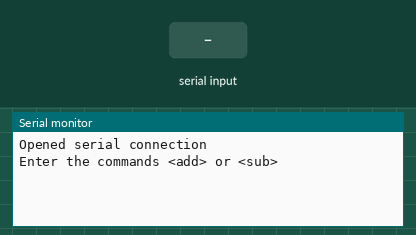
Simulated run of this sketch. Board: Arduino Uno, built with avr-gcc and run on an emulated ATmega328P. On the bench: the last lines printed to the serial monitor. The test bench sets the inputs (shaded band).

Above: at 1.2 s.
1.3 s: "add" received over Serial
At 3.3 s:
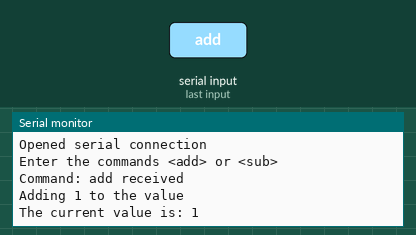
3.9 s: "sub" received over Serial
At 5.8 s:
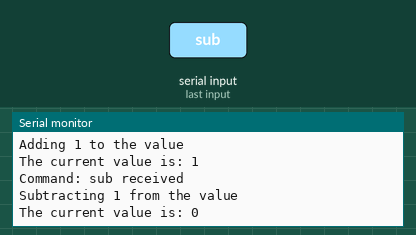
6.4 s: "1" received over Serial
At 8.9 s:
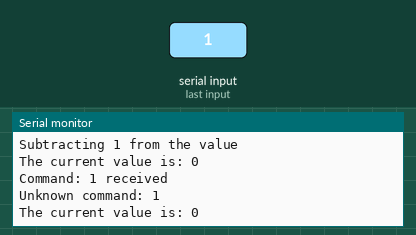

Measured:
- after the input at 1.3 s, the serial monitor: prints a new line after 1.1 s (image 1)
- after the input at 3.9 s, the serial monitor: prints a new line after 1.0 s (image 2)
- after the input at 6.4 s, the serial monitor: prints a new line after 1.0 s (image 3)

The sketch:

Serial_IO_Theory.ino
```cpp
#define INPUT_DELAY 100 //Specifies how often we check for input
int value = 0; //A variable which is modified by commands from the serial connection

void setup()
{
  //Open the port
  Serial.begin(9600);
  Serial.println("Opened serial connection");

  //Print initial message
  Serial.println("Enter the commands <add> or <sub>");
}

void loop()
{
  //Check if any data has been received
  //If so call the method handleInput() to process it
  if (Serial.available() > 0)
  {
    handleInput();
  }

  //This delay dictates how often the device will check for input
  delay(INPUT_DELAY);
}

void handleInput()
{
  //Get the input string
  String input = Serial.readString();

  //Remove any whitespace or CR/LF
  input.trim();

  //Echo the input
  Serial.println("Command: " + input + " received");

  //Process the input
  if (input == "add")
  {
    Serial.println("Adding 1 to the value");
    value++;
  }
  else if (input == "sub")
  {
    Serial.println("Subtracting 1 from the value");
    value--;
  }
  else
  {
    Serial.println("Unknown command: " + input);
  }

  //Echo the changes
  Serial.print("The current value is: ");
  Serial.println(value);
}
```
